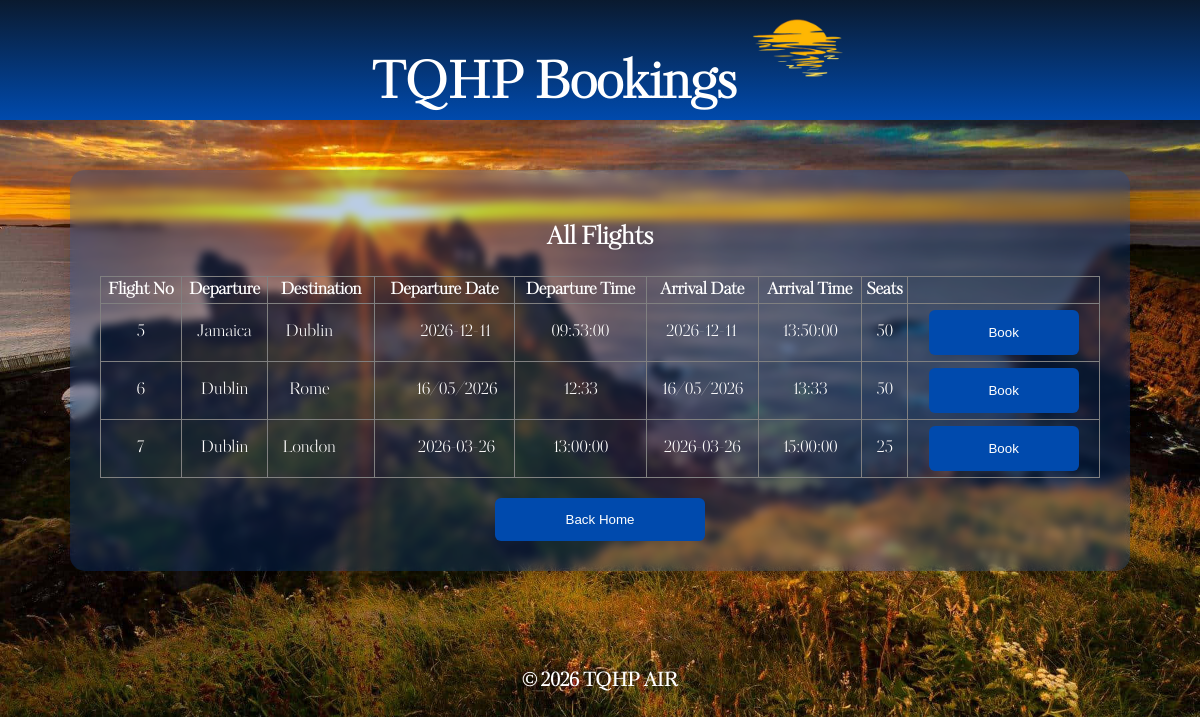
The page /showFlights on the database its author committed.
### tables this page shows
CREATE TABLE Flight (
    flightNumber INTEGER PRIMARY KEY AUTOINCREMENT,
    departure TEXT NOT NULL,
    destination TEXT NOT NULL,
    departureDate TEXT NOT NULL,
    departureTime TEXT NOT NULL,
    arrivalDate TEXT NOT NULL,
    arrivalTime TEXT NOT NULL,
    numberSeats INTEGER NOT NULL,
    airlineID INTEGER,
    FOREIGN KEY (airlineID) REFERENCES Airline(airlineID)
);

### app.py (the view)
@app.route("/showFlights")
def showFlights():
    conn = getDbConnection()
    flights = conn.execute("SELECT * FROM Flight").fetchall()
    conn.close()
    return render_template("showFlights.html", flights=flights)

### app.py (called while the page is built)
def getDbConnection():
    conn = sqlite3.connect("AirPlaneSystem.db")
    conn.row_factory = sqlite3.Row
    return conn

### templates/showFlights.html (shortened to what this page needs)
<!DOCTYPE html>
<html lang="en">
<head>
    <link rel="stylesheet" href="{{ url_for('static', filename='airplane.css') }}">
</head>
<body>
        <div class = "topBar">
        <h1>
             TQHP Bookings
            <img id="logo" src="{{ url_for('static', filename='Images/sunset logo.png') }}">
        </h1>
        </div>
    <div id = "main">
<div id = "display">
     <h2>All Flights</h2>
<table border="1">
    <tr>
        <th>Flight No</th>
        <th>Departure</th>
        <th>Destination</th>
        <th>Departure Date</th>
        <th>Departure Time</th>
        <th>Arrival Date</th>
        <th>Arrival Time</th>
        <th>Seats</th>
    </tr>
    {% for flight in flights %}
    <tr>
        <td>{{ flight.flightNumber }}</td>
        <td>{{ flight.departure }}</td>
        <td>{{ flight.destination }}</td>
        <td>{{ flight.departureDate }}</td>
        <td>{{ flight.departureTime }}</td>
        <td>{{ flight.arrivalDate }}</td>
        <td>{{ flight.arrivalTime }}</td>
        <td>{{ flight.numberSeats }}</td>
        <td>
            <a href="/selectSeat/{{ flight.flightNumber }}">
                <button>Book</button>
            </a>
        </td>
    </tr>
    {% endfor %}
</table>
    <button onclick="location.href='/'">Back Home</button>
    </div>
    </div>
    <div class = "bottomBar">
        <h3>© 2026 TQHP AIR</h3>
    </div>
</body>
</html>

### static/airplane.css (style rules this page uses)
html, body { height:100%; margin: 0; padding:0; width: 100% }
body { font-family: 'KudryashevDisplay', sans-serif; background: url("/static/Images/Sunset.jpg"); background-size: cover; background-position: center; background-repeat: no-repeat; display: flex; flex-direction: column; }
.topBar { font-family:'KudryashevDisplay', sans-serif; height: 15%; display: flex; align-items: center; justify-content: center; gap: 15px; padding-left: 20px; font-size: 25px; background: linear-gradient(180deg, #0A1A2F, #004AAD); color: white; }
#logo { height: 100px; width: auto; }
.bottomBar { height: 15%; text-align: center; display: flex; justify-content: center; align-items: center; color: white; }
button { background: #004AAD; color: white; padding: 14px 20px; border: none; border-radius: 6px; cursor: pointer; transition: all 0.2s ease; width: 210px; }
#display { display: flex; flex-direction: column; align-items: center; background: rgba(0, 74, 173, 0.25); backdrop-filter: blur(4px); color: white; padding: 30px; width: 90%; max-width: 1000px; border-radius: 15px; box-shadow: 0 10px 25px rgba(0,0,0,0.2); margin: 50px auto; }
#display table { width: 100%; border-collapse: collapse; margin-bottom: 20px; text-align: center; }
td:nth-child(3) { padding-right: 30px; }
td:nth-child(4) { padding-left: 30px; }
td { padding: 6px; }
td button { width: 150px; height: 45px; }
table { margin: auto; }

### rows shown on the page
Flight: flightNumber "5", departure "Jamaica", destination "Dublin", departureDate "2026-12-11", departureTime "09:53:00", arrivalDate "2026-12-11", arrivalTime "13:50:00", numberSeats "50"
Flight: flightNumber "6", departure "Dublin", destination "Rome", departureDate "16/05/2026", departureTime "12:33", arrivalDate "16/05/2026", arrivalTime "13:33", numberSeats "50"
Flight: flightNumber "7", departure "Dublin", destination "London", departureDate "2026-03-26", departureTime "13:00:00", arrivalDate "2026-03-26", arrivalTime "15:00:00", numberSeats "25"
